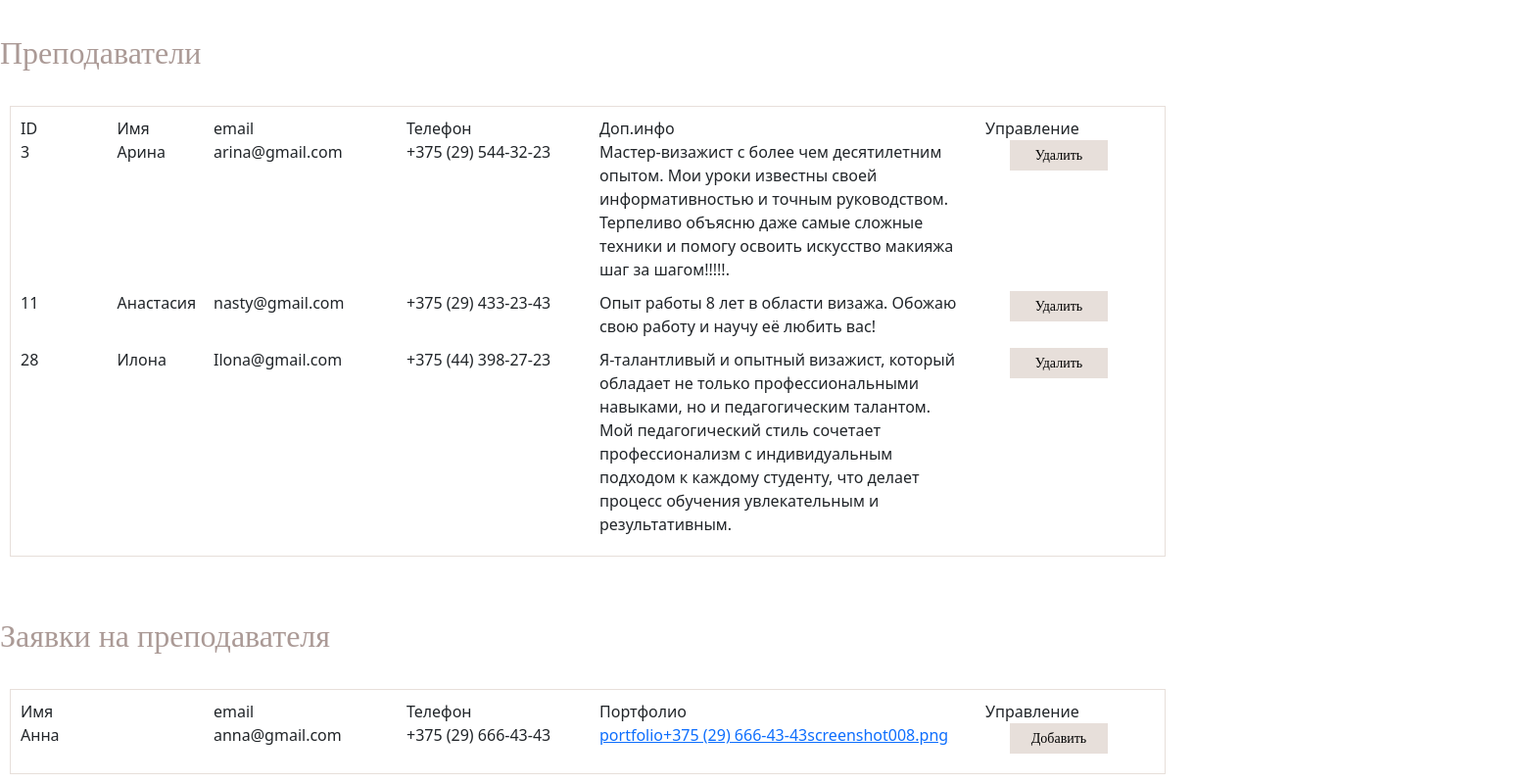
Screenshot of /modules/page_elements/admin_tables/masters_body_table.php with the database file from the repository.
### tables this page shows
CREATE TABLE `Master` (
  `ID` int UNSIGNED NOT NULL,
  `ID_user` int UNSIGNED NOT NULL,
  `info` text
);

CREATE TABLE `User` (
  `ID` int UNSIGNED NOT NULL,
  `name` varchar(65) NOT NULL,
  `telephone` varchar(64) NOT NULL,
  `email` varchar(64) NOT NULL,
  `photo` varchar(256) DEFAULT 'default_profile_photo.jpg',
  `password` varchar(64) NOT NULL,
  `salt` int NOT NULL,
  `userType` varchar(64) NOT NULL DEFAULT 'user'
);

CREATE TABLE `Master_request` (
  `ID` int UNSIGNED NOT NULL,
  `ID_user` int UNSIGNED NOT NULL,
  `telephone` varchar(64) NOT NULL,
  `portfolio` varchar(255) NOT NULL
);

### modules/page_elements/admin_tables/masters_body_table.php (the view, shortened to what this page needs)
<link rel="stylesheet" href="../../css/style.css" type="text/css">
	<link rel="stylesheet" href="../../css/admin_panel_style.css" type="text/css">
	<link href="https://cdn.jsdelivr.net/npm/bootstrap@5.1.3/dist/css/bootstrap.min.css" rel="stylesheet">
				<div class="admin-title-group">
					<div class="admin-panel-title">Преподаватели</div>
				</div>
				<div class="admin-panel-table col-12">
					<div class="table-border">
						<div class="title-table row">
							<div class="col-1">ID</div>
							<div class="col-1">Имя</div>
							<div class="col-2">email</div>
							<div class="col-2">Телефон</div>
							<div class="col-4">Доп.инфо</div>
							<div class="col-2">Управление</div>
						</div>
						<div class='masters-body-table'>
							<?php
							$masterQuery = "SELECT Master.ID, User.telephone, Master.info, User.name, User.email FROM Master JOIN User ON Master.ID_user=User.ID WHERE User.userType='master'";
							$masterResult = mysqli_query($link, $masterQuery) or die("Ошибка " . mysqli_error($link));
							if($masterResult) {
								$rows = mysqli_num_rows($masterResult);
								if($rows>0) {
									for($i = 0; $i < $rows; ++$i)
									{
										$master = mysqli_fetch_assoc($masterResult);
										echo "<div class='row row-margin'>
										<div class='col-1'>".$master['ID']."</div>
										<div class='col-1'>".$master['name']."</div>
										<div class='col-2'>".$master['email']."</div>
										<div class='col-2'>".$master['telephone']."</div>
										<div class='col-4'>".$master['info']."</div>
										<div class='col-2'><button class='admin-btn' id='".$master['ID']."' onclick='deleteMaster(this.id)'>Удалить</button>
										</div></div>";
									}
								}
							}
							?>
						</div>
					</div>
				</div>
				<div class="admin-title-group">
					<div class="admin-panel-title">Заявки на преподавателя</div>
				</div>
				<div class="admin-panel-table col-12">
					<div class="table-border">
						<div class="title-table row">
							<div class="col-2">Имя</div>
							<div class="col-2">email</div>
							<div class="col-2">Телефон</div>
							<div class="col-4">Портфолио</div>
							<div class="col-2">Управление</div>
						</div>
						<div class='masters-requests-body-table'>
							<?php
							$masterRequestQuery = "SELECT * FROM Master_request JOIN User ON Master_request.ID_user=User.ID";
							$masterRequestResult = mysqli_query($link, $masterRequestQuery) or die("Ошибка " . mysqli_error($link));
							if($masterRequestResult) {
								$rows = mysqli_num_rows($masterRequestResult);
								if($rows>0) {
									for($i = 0; $i < $rows; ++$i)
									{
										$master2 = mysqli_fetch_assoc($masterRequestResult);
										echo "<div class='row row-margin'>
										<div class='col-2'>".$master2['name']."</div>
										<div class='col-2'>".$master2['email']."</div>
										<div class='col-2'>".$master2['telephone']."</div>
										<div class='col-4'><a href='portfolio/".$master2['portfolio']."' target='_blank'>".$master2['portfolio']."</a></div>
										<div class='col-2'><button class='admin-btn' id='".$master2['ID_user']."' onclick='addMaster(this.id)'>Добавить</button>
										</div></div>";
									}
								}
							}
							?>
						</div>
					</div>
				</div>

### css/style.css (style rules this page uses)
*, *::before, *::after { padding: 0; margin:0; border: 0; box-sizing: border-box; }
a { text-decoration: none; color: black; }

### css/admin_panel_style.css (style rules this page uses)
.admin-title-group { display: flex; align-items: center; justify-content: space-between; margin-bottom: 20px; margin-top: 30px; }
.admin-panel-title { color: #ab9a96; font-family: 'Lighthaus'; font-size: 32px; }
.admin-panel-table { background-color: white; padding: 10px; }
.table-border { padding: 10px; border: 0.7px solid #E7DFDA; }
.row-margin { margin-bottom: 10px; }
.admin-btn { background-color: #E7DFDA; font-family: 'Lighthaus'; font-size: 14px; padding: 5px 15px; margin-left: 25px; width: 100px; }
@media screen and (max-device-width: 992px) { .admin-panel-table { width: 130vw !important; overflow-y: scroll; } }
@media screen and (max-device-width: 992px) { .table-border { width: 1180px; } }

### rows the page displays
master: ID "3", ID_user.name "Арина", ID_user.email "arina@gmail.com", ID_user.telephone "+375 (29) 544-32-23", info "Мастер-визажист с более чем десятилетним опытом. Мои уроки известны своей информативностью и точным руководством. Терпеливо объясню даже самые сложные техники и помогу освоить искусство макияжа шаг за шагом!!!!!."
master: ID "11", ID_user.name "Анастасия", ID_user.email "nasty@gmail.com", ID_user.telephone "+375 (29) 433-23-43", info "Опыт работы 8 лет в области визажа. Обожаю свою работу и научу её любить вас!"
master: ID "28", ID_user.name "Илона", ID_user.email "Ilona@gmail.com", ID_user.telephone "+375 (44) 398-27-23", info "Я-талантливый и опытный визажист, который обладает не только профессиональными навыками, но и педагогическим талантом. Мой педагогический стиль сочетает профессионализм с индивидуальным подходом к каждому студенту, что делает процесс обучения увлекательным и результативным."
master_request: ID_user.name "Анна", ID_user.email "anna@gmail.com", ID_user.telephone "+375 (29) 666-43-43", portfolio "portfolio+375 (29) 666-43-43screenshot008.png"
